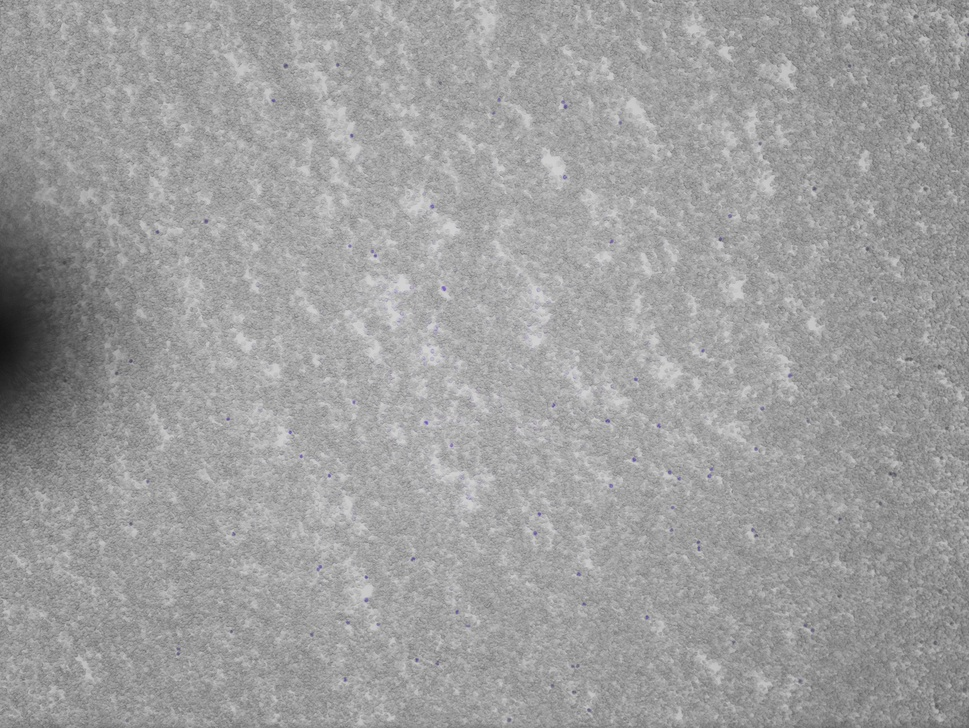
#> input picture output/test1.jpg, 969 x 728 px, shrunk from 3280 x 2464 before the run, given as the content of the folder ../my_notebook/condenser_images, which was not available
$ jupyter execute masking.ipynb   (shell and % lines are left out)
#> lines starting #> are read from the running program, lines starting #| are printed output that depends on the picture; after the words box and inside, x2 and y2 are one past the last pixel; in counts of white or black regions, pixels touching at a corner belong together; pictures that were not available may be replaced by others from this repository, and a replacement may not be noted
#> further down, image is the input picture: shape (728, 969, 3); mean B, G, R 158.5, 158.4, 158.4
[cell 1]
import numpy as np
import cv2
import glob
import matplotlib.pyplot as plt
import matplotlib.image as mpimg


def threshold(img):
    #Controls
    sat_level=0
    lum_level=0.95
    kernel=7

    # Convert to HLS color space and separate the S channel
    hls = cv2.cvtColor(img, cv2.COLOR_RGB2HLS)
#> hls: shape (728, 969, 3); mean of channels 0, 1, 2 3.5, 158.5, 0.3
    h_channel = hls[:,:,0]
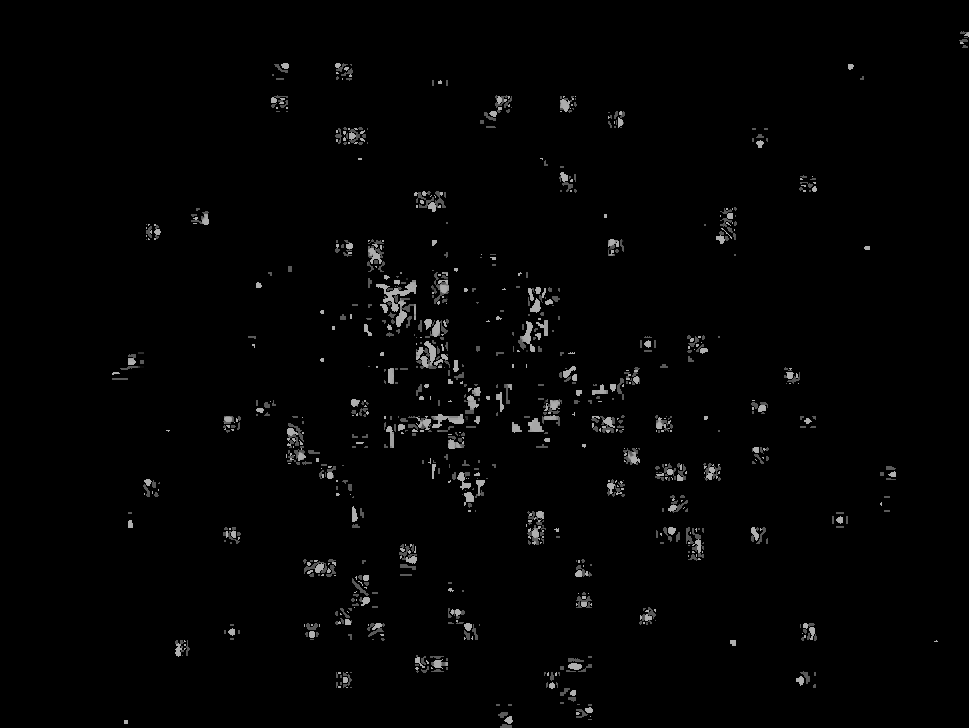
#> h_channel: shape (728, 969); min 0, max 176, mean 3.5
    l_channel = hls[:,:,1]
    s_channel = hls[:,:,2]

    cv2.imwrite("../my_notebook/output/l_channel.jpg", l_channel)

    mask1 = cv2.inRange(hls, (160, 0, 0), (179, 255,255))
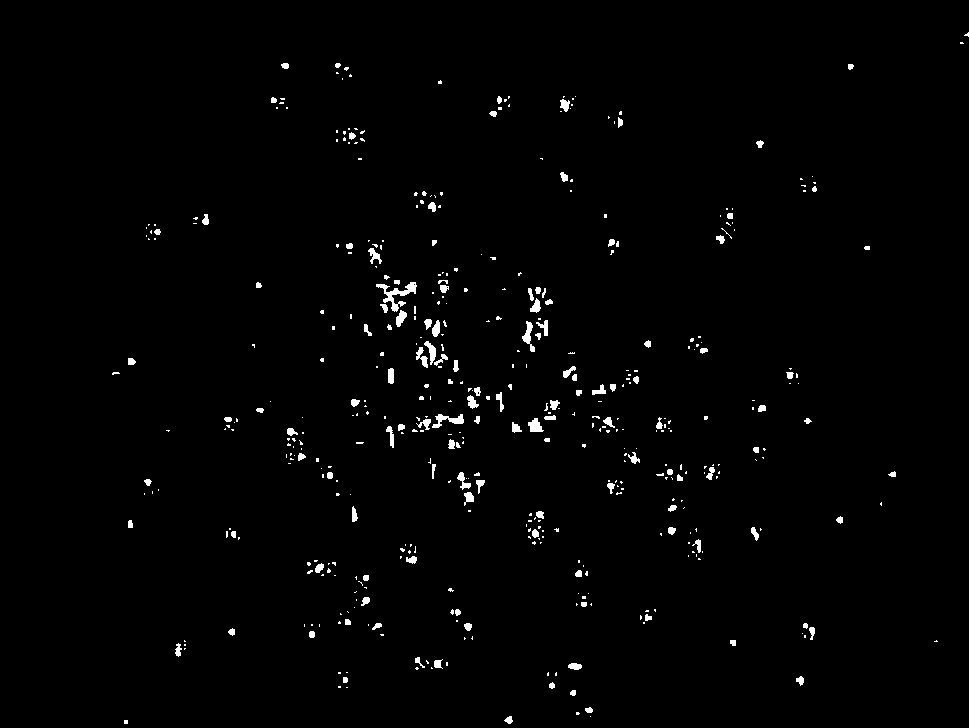
#> mask1: shape (728, 969); 1.3% white; 465 white regions (335 under 20 px), largest, box (x1, y1, x2, y2) and area: (376, 282, 417, 312) 388, (432, 414, 464, 428) 200, (522, 321, 535, 352) 166
    mask2 = cv2.inRange(hls, (0, 0, 30), (179, 255,255))
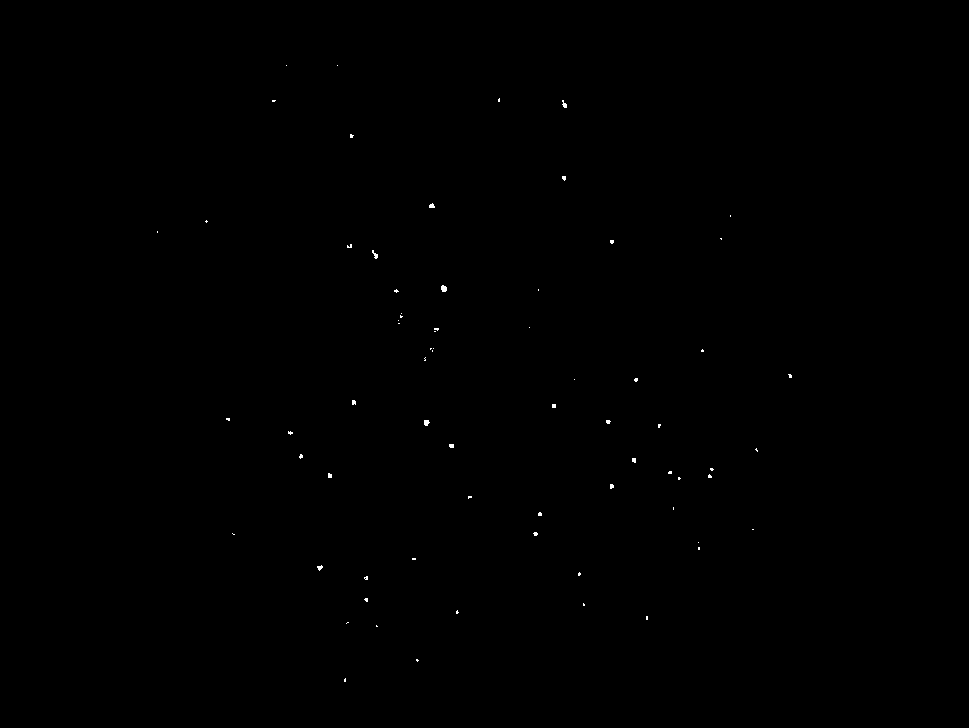
#> mask2: shape (728, 969); 0.09% white in thin lines or dots, all inside (x1, y1, x2, y2) = (157, 65, 792, 682)

    ## final mask and masked
    mask_neg = cv2.bitwise_and(mask1, mask2)
    cv2.imwrite("../my_notebook/output/mask_neg.jpg", mask_neg)
        #np.savetxt("../my_notebook/output/mask.csv", mask_neg, delimiter=",")
        #np.savetxt("../my_notebook/output/sat.csv", s_channel, delimiter=",")
    print("Step 1")

    #Mute the background, don't eliminate.
    s_channel[mask_neg==False] = s_channel[mask_neg==False]*sat_level
#> s_channel: shape (728, 969); min 0, max 87, mean 0
    l_channel[mask_neg==False] = l_channel[mask_neg==False]*lum_level

    #Idea - gaussian Blur on the light channel.
    #l_channel[mask_neg==False] = cv2.GaussianBlur(l_channel[mask_neg==False], (kernel, kernel), 0)

    print("Step 2")
    hls[:,:,2]=s_channel
#> hls: shape (728, 969, 3); mean of channels 0, 1, 2 3.5, 150.1, 0
    hls[:,:,1]=l_channel
    hls_rgb=cv2.cvtColor(hls, cv2.COLOR_HLS2RGB)
    cv2.imwrite('../my_notebook/output/hls-target.jpg', hls_rgb)
    return hls_rgb

images = glob.glob('../my_notebook/condenser_images/test*.jpg')
num=0
# Step through the list and search for chessboard corners
for fname in images:
    num+=1
    image=cv2.imread('../my_notebook/condenser_images/test%d.jpg' % num)
    thresh=threshold(image)
    cv2.imwrite('../my_notebook/output/test%d.jpg' % num, thresh)
print("complete")
